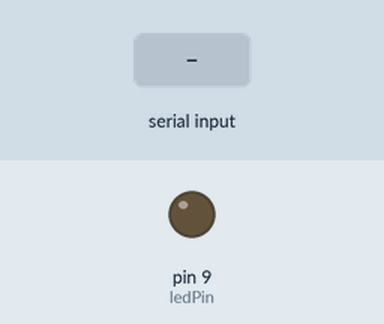
A sketch run on a simulated Arduino Uno, built with avr-gcc and run on an emulated ATmega328P. Parts: output pins drawn as LEDs (lit = HIGH). The inputs (shaded band) are chosen by the test bench.

Above: at 1.2 s.
1.3 s: "90 45\n" received over Serial
At 1.7 s:
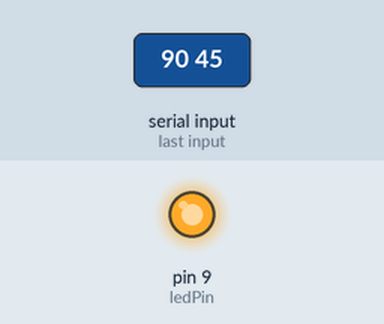
Timing chart, 0 to 10.3 s (numbered marks = the images above; inputs shaded):
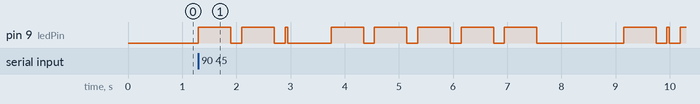

The sketch:

7.5ASCII_morse2.ino
```cpp
int ledPin=9;
void flashSequence(char*);
void flashDotOrDash(char);
char*letters[]={".-","-...","-.-.","-..",".",".","..-.","--.","....","..",".---","-.-",".-..","--","-.","---",".--.","--.-",".-.","...","-","..-","...-",".--","-..-","-.--","--.."};
char*numbers[]={"-----",".-----"};
int dotDelay=200;
void setup()
{
  pinMode(9,OUTPUT);
  Serial.begin(9600);//设置波特率为9600；
}
void loop()
{
  char ch;
  if(Serial.available())
  {
    ch=Serial.read();
    if(ch>='a'&&ch<='z')
    {
      flashSequence(letters[ch-'a']);
    }
    else if(ch>='0'&&ch<='9')
    {
      flashSequence(numbers[ch-'0']);
    }
    else if(ch==' ')
    {
      delay(dotDelay*4);
    }
  }
}
void flashSequence(char*sequence)
{
  int i=0;
  while(sequence[i]!=NULL)
  {
    flashDotOrDash(sequence[i]);
    i++;
  }
  delay(dotDelay*3);
}
void flashDotOrDash(char dotOrDash)
{
  digitalWrite(ledPin,HIGH);
  if(dotOrDash=='.')
  {delay(dotOrDash);}
  else
  {delay(dotDelay*3);}
  digitalWrite(ledPin,LOW);
  delay(dotDelay);
}
```

Measured:
- after the input at 1.3 s, pin 9 (ledPin): LOW → HIGH at once, → LOW 0.60 s later, → HIGH 0.20 s later, → LOW 0.60 s later, … (21 changes in this stretch)
